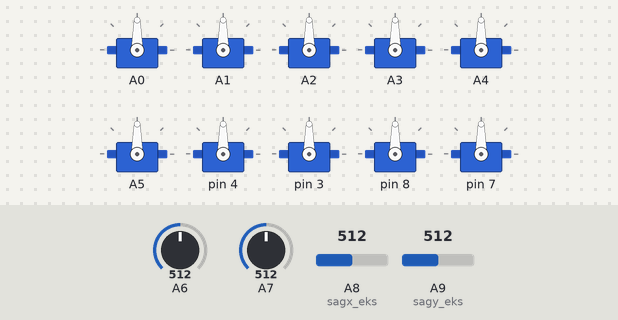
Simulated run of this sketch. Board: Arduino Mega 2560, built with avr-gcc and run on an emulated ATmega2560. On the bench: 10 × servo. The test bench sets the inputs (shaded band); at power-on: A8 (sagx_eks) = 512, A6 = 512, A7 = 512, A9 (sagy_eks) = 512.

Above: at 1.2 s.
1.3 s: A8 (sagx_eks) set to 55
2.8 s: A8 (sagx_eks) set to 47
5.8 s: A8 (sagx_eks) set to 306
At 8.0 s:
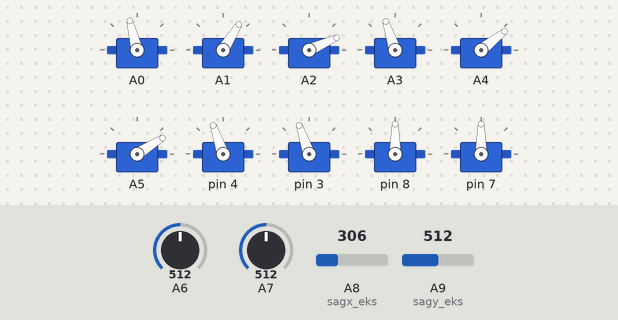
8.8 s: A6 set to 350
At 9.5 s:
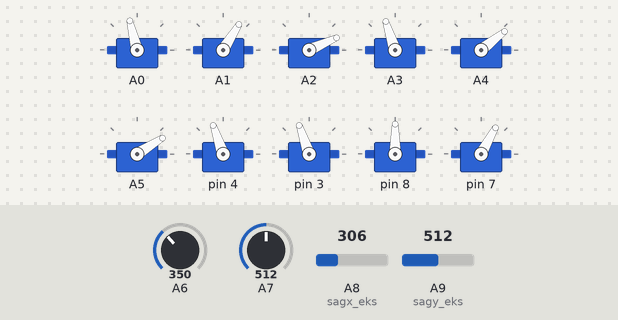
10.3 s: A7 set to 350
At 10.6 s:
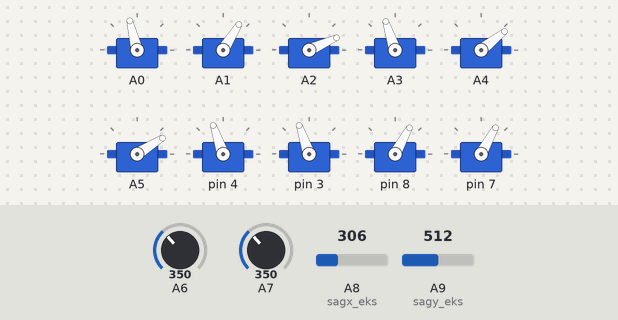
11.8 s: A9 (sagy_eks) set to 53
13.3 s: A9 (sagy_eks) set to 46
At 13.45 s:
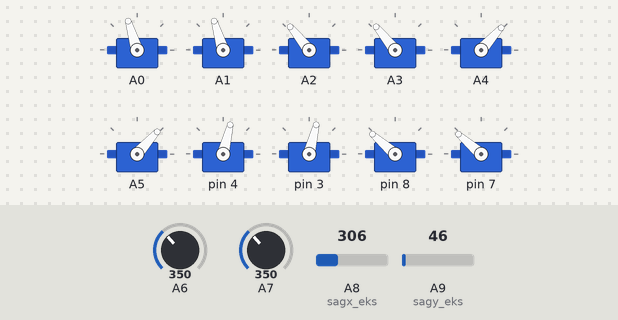
Timing chart, 0 to 19.3 s (numbered marks = the images above; inputs shaded):
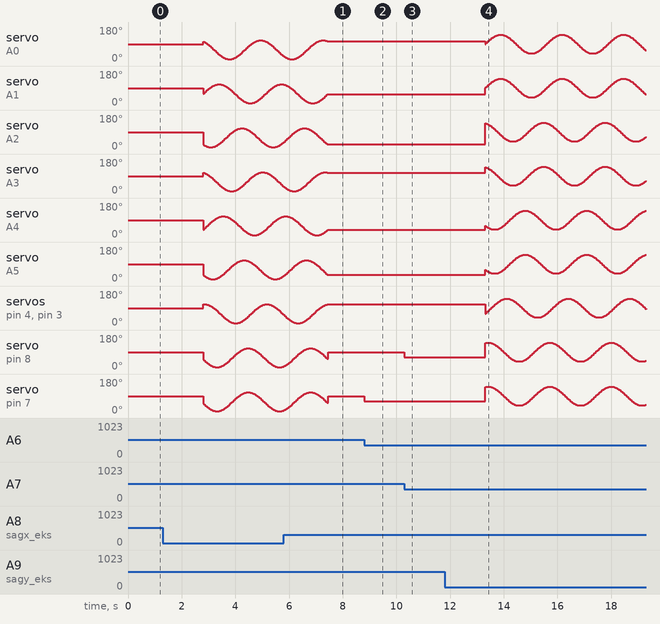

Measured:
- the behaviour switches between 50 and 49 on A9 (sagy_eks) (found by bisection; images 3 and 4)
- after the input at 1.3 s, every drawn part: stays the same
- after the input at 5.8 s, servo on A2: goes on until 7.5 s, then stays 24°; servo on A5: goes on until 7.5 s, then stays 32°
- after the input at 8.8 s, servo on pin 7: 90° → 61° at once
- after the input at 10.3 s, servo on pin 8: 90° → 61° at once
- after the input at 11.8 s, every drawn part: stays the same

The sketch:

snake.ino
```cpp
 #include <Servo.h>
Servo myServos[10]; //10 tane servo motor
const int sagx_eks = A8;
const int sagy_eks = A9;
int sagx_durum;   //sağ joyistick x ekseni
int sagy_durum;   //sol joyistick y ekseni
float pi=3.14159; //rulmanlar yuvarlak olduğu için pinin değerini yazdık
int TotalNumberofServos=10; //gerektiği gibi değişebilir
int ServosPerSide=TotalNumberofServos/2;
float shift = 2*pi/ServosPerSide; // segmenteler arasında zaman gecikmesi
int amplitude = 50;
int offset = 0;
float rads;
float Speed=2;
float Wavelengths=1.5;
int Multiplier;

void setup() {
  Serial.begin(9600);
  myServos[0].attach(A0);
  myServos[1].attach(A1);
  myServos[2].attach(A2);
  myServos[3].attach(A3);
  myServos[4].attach(A4);
  myServos[5].attach(A5);
  myServos[6].attach(4);
  myServos[7].attach(3);
  myServos[8].attach(8);
  myServos[9].attach(7);

}


void sidewind(String Direction){
   //works best with Wavelengths=1.5
  if(Direction=="Left"){ Multiplier=1; }
  else if(Direction=="Right"){ Multiplier=-1; }
  for(int i=0; i<360; i++){
   rads=i*pi/180.0;     //dereceden radyana geçirmek
   for(int j=0; j<5; j++){
      myServos[2*j+1].write(90+offset+amplitude*sin(Speed*rads+j*Wavelengths*shift-(Multiplier-1)*pi/4)); //servoları dikey düzlemde haraket ettirir //60 derece pi/3 de olur
      myServos[2*j].write(90+offset+amplitude*sin(Speed*rads+j*Wavelengths*shift-(Multiplier-1)*pi/4)); //servoları yatay düzlemde haraket ettirir ama bu kod 360 dönmesi içindir
   }
   delay(10);
  }
}

void sidewindTurn(String Direction){
  if(Direction=="Left"){ Multiplier=1; }
  else if(Direction=="Right"){ Multiplier=-1; }
  for(int i=0; i<360; i++){
   rads=i*pi/180.0;     //dereceden radyana geçirmek
   for(int j=0; j<3; j++){
     myServos[2*j+1].write(60+offset+amplitude*sin(Speed*rads+j*Wavelengths*shift+(Multiplier+1)*pi/3)); // servoları "Left" olunca sola "Right" olunca sağa döndürür
     myServos[2*j].write(60+offset+amplitude*sin(Speed*rads+j*Wavelengths*shift-(Multiplier-1)*pi/3));
   }
   for(int j=3; j<5; j++){
     myServos[2*j+1].write(60+offset+amplitude*sin(Speed*rads+j*Wavelengths*shift-(Multiplier-1)*pi/3));
     myServos[2*j].write(60+offset+amplitude*sin(Speed*rads+j*Wavelengths*shift-(Multiplier-1)*pi/3));
   }
   delay(10);
  }

}


void strike(){
  myServos[0].write(90);//0 olursa ileri gidebilir
  delay(10);
  myServos[1].write(0);//30-60-90
  delay(10);
  myServos[2].write(90);//0
  delay(10);
  myServos[3].write(180);//30-60-90
  delay(10);
  myServos[4].write(90);//0
  delay(10);
  myServos[5].write(0);//30-60-90
  delay(10);
  myServos[6].write(0);//0
  delay(10);
  myServos[7].write(130);//30-60-90
  delay(10);
  myServos[8].write(90);//0
  delay(10);
  myServos[9].write(180);//30-60-90
  delay(10);

  //vurmadan 5 saniye önce bekler
  delay(5000);
  //ön kısmı yani kafası ileri gidip eline çak yapar
  myServos[7].write(80);
  delay(10);
  myServos[9].write(120);
  delay(200);

  //vurduktan sonra bekleme posisyonu

}

void loop() {
sagx_durum = analogRead(sagx_eks);
sagy_durum = analogRead(sagy_eks);
int solx=analogRead(A6);
int soly=analogRead(A7);
int solxmap=map(solx,0,1023,0,180);
int solymap=map(soly,0,1023,0,180);
myServos[9].write(solxmap);
myServos[8].write(solymap);

if(sagx_durum >1020){ // İLERİ GİTMEK İÇİN
  sidewindTurn("Left");
  }

    else if(sagx_durum<50) { // GERİTMEK İÇİN
    sidewindTurn("Right");

  }
    else if(sagy_durum>1020){ //SAGA GITMEK İÇİN

 sidewind("Right");

 }


 else if(sagy_durum<50) { // SOLA GITMEK ICIN

  sidewind("Left");

 }

 else { // EĞRER JEOSTİK KULANILMAZ ISE


 }
  //sidewind("Left");  //sol
  //sidewind("Right"); //sağ
  //sidewindTurn("Left"); //ileri
  //sidewindTurn("Right"); //geri
  //strike(); // çak beşlik

  //istediğiniz haraketi "//" bu işareti kaldırarak aktifleştirebilirsiniz
}
```
